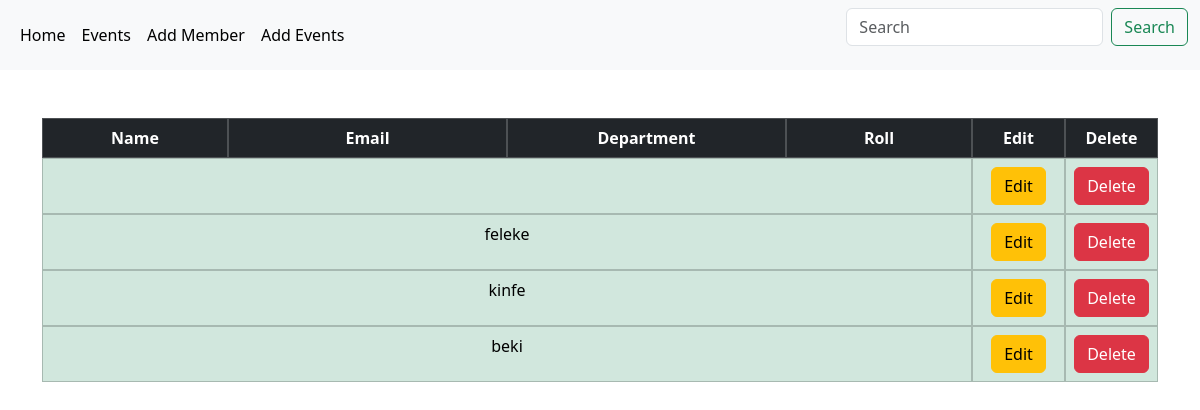
The app's page /, older data.
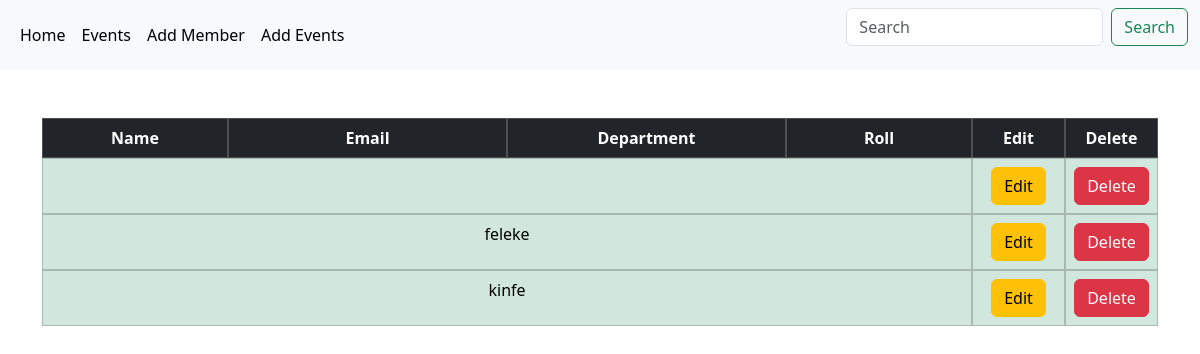
The same page, newer data.
### CSEC_App/models.py (models this page shows)
class Members(AbstractUser):
    email=models.EmailField(unique=True)
    department=models.CharField(max_length=100)
    Roll=models.CharField(max_length=200)
    def __str__(self):
        return self.first_name
    class Meta:
        verbose_name_plural='Members'

### CSEC_App/views.py (the view)
# urls.py: path('',HomeView.as_view(),name='homepage'),
class HomeView(ListView):
    model=Members
    template_name='members_dashboard.html'

### CSEC_App/templates/members_dashboard.html (shortened to what this page needs)
{% extends 'base.html' %}
{% block content %}
<div class="container">
    <div class="container">
        <table class="table table-bordered text-center">
            <thead class="table-dark">
              <tr class="row">
                <th class="col-2">Name</th>
                <th class="col-3">Email</th>
                <th class="col-3">Department</th>
                <th class="col-2">Roll</th>
                <th class="col-1">Edit</th>
                <th class="col-1">Delete</th>
              </tr>
            </thead>
            <tbody>
        {% if object_list %}
            {% for member in object_list %}
                        <tr class="table-success row">
                            <td class="col-10">{{member}}</td>
                            <td class="col-1"><a href="{% url 'editmember' member.id%}"><button type="button" class="btn btn-warning">Edit</button></a></td>
                            <td class="col-1"><a href="{% url 'deletemember' member.id %}"><button type="submit" class="btn btn-danger">Delete</button></a></td>
                          </tr>
              {% endfor %}
              {% endif %}
                        </tbody>
                </table>
    </div>
{% endblock content %}

Row changes from the older to the newer data that the page shows:
removed Members: first_name "beki"
